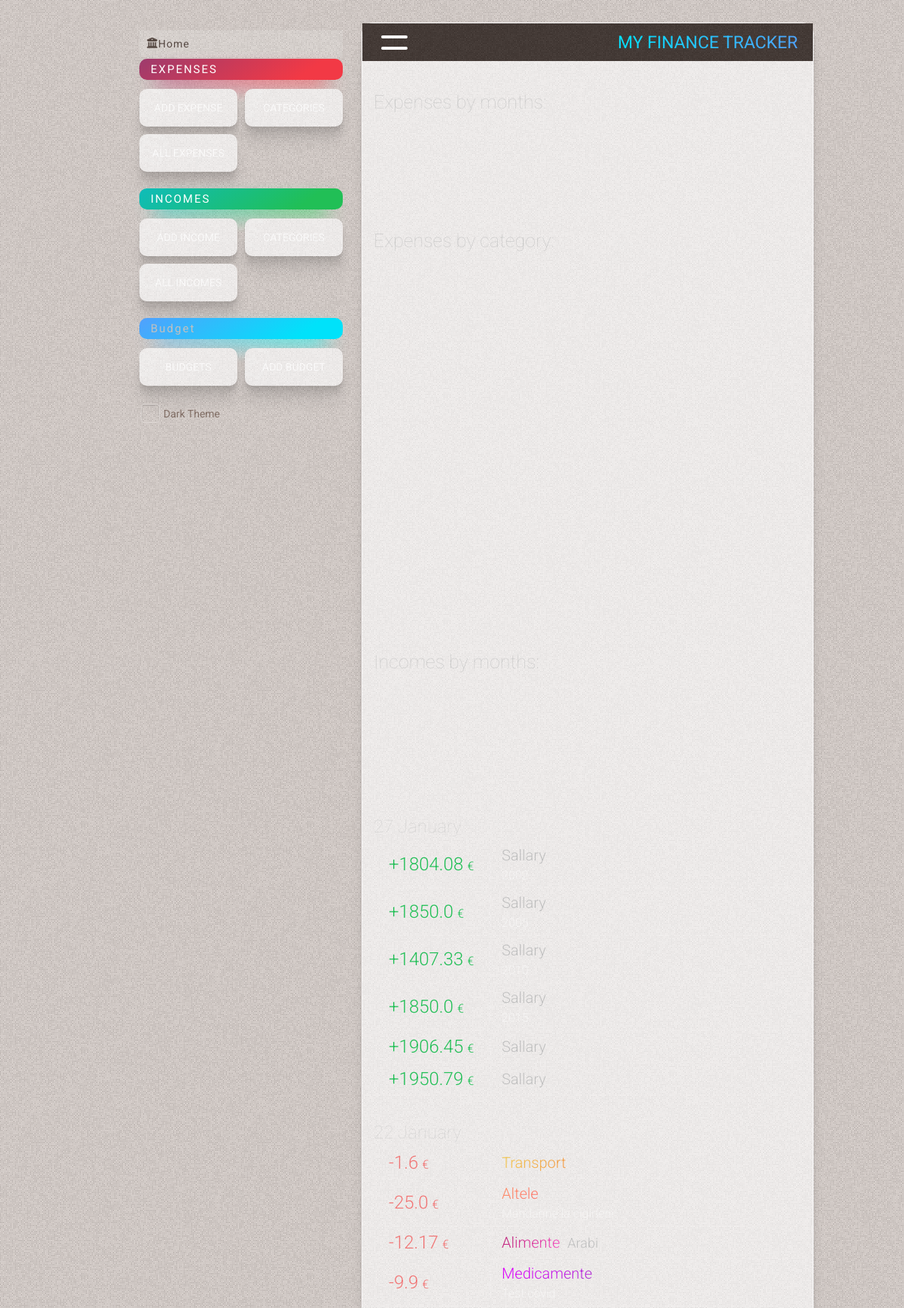
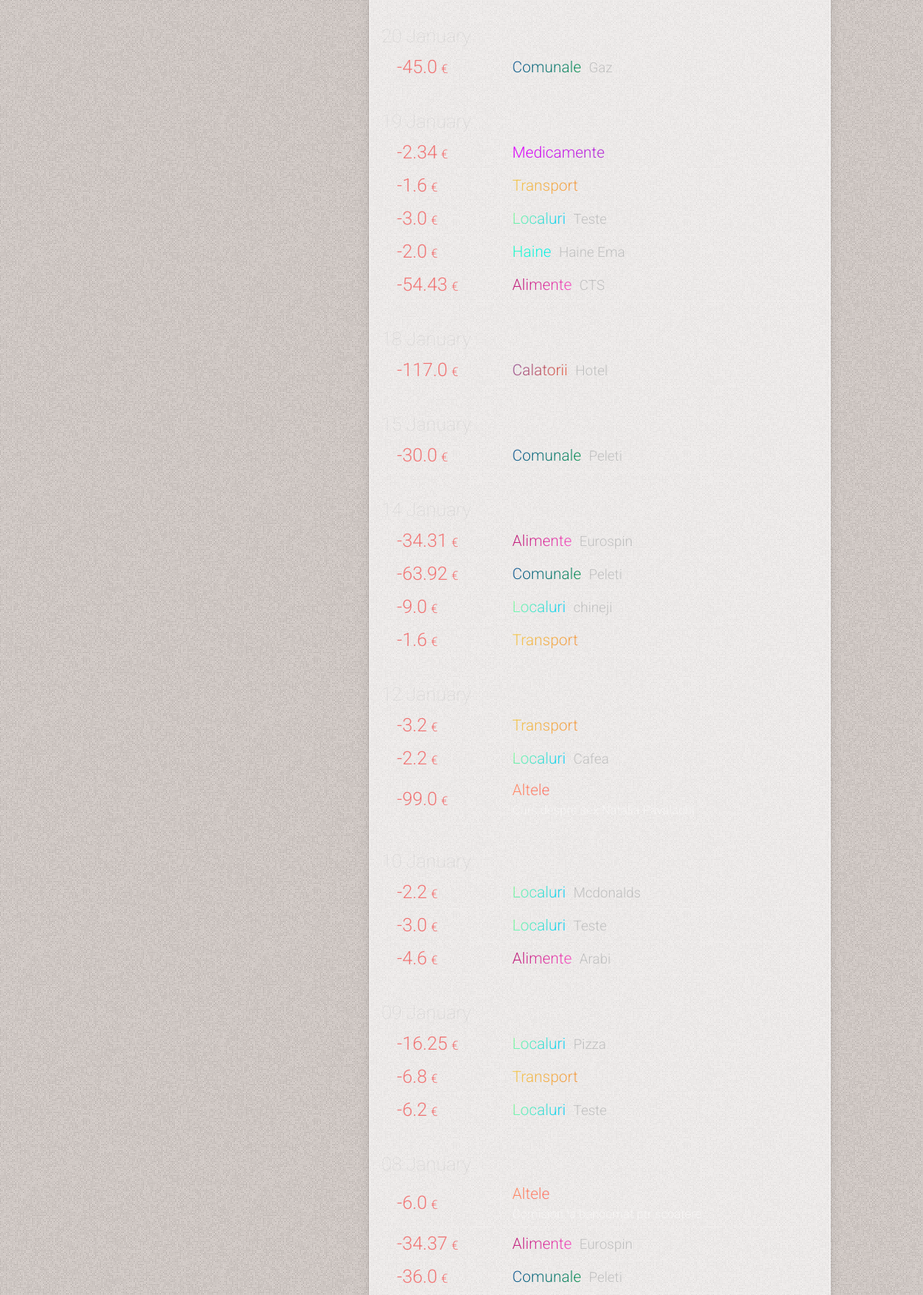
The page / (upper part) on the database its author committed (2 pictures, top to bottom).
### tables this page shows
CREATE TABLE expenses
(
    id          INTEGER PRIMARY KEY AUTOINCREMENT,
    date        TIMESTAMP NOT NULL DEFAULT CURRENT_TIMESTAMP,
    sum         REAL      NOT NULL,
    category    INTEGER   NOT NULL,
    subcategory INTEGER   NOT NULL,
    comment     TEXT

);

CREATE TABLE categories
(
    id    INTEGER PRIMARY KEY AUTOINCREMENT,
    name  TEXT NOT NULL,
    color TEXT,
    state TEXT DEFAULT false
);

CREATE TABLE subcategories
(
    id          INTEGER PRIMARY KEY AUTOINCREMENT,
    name        TEXT    NOT NULL,
    category_id INTEGER NOT NULL,
    state       TEXT DEFAULT false

);

### app.py (the view)
@app.route('/')
def index():
    conn = get_db_connection()
    this_month_transactions = conn.execute(
        "SELECT expenses.id, "
        "strftime('%Y', date) as year, "
        "strftime('%m', date) as month, "
        "strftime('%d', date) as day, "
        "categories.name as category, "
        "categories.color as color, "
        "subcategories.name as subcategory, "
        "sum, "
        "comment "
        "FROM expenses "
        "LEFT JOIN categories on categories.id = expenses.category "
        "LEFT JOIN subcategories on subcategories.id = expenses.subcategory "
        "WHERE strftime('%Y', date) = strftime('%Y', date('now')) AND strftime('%m', date) = strftime('%m', date('now')) "

        "UNION ALL "
        "SELECT incomes.id, "
        "strftime('%Y', date) as year, "
        "strftime('%m', date) as month, "
        "strftime('%d', date) as day, "
        "categories_income.name as category, "
        "NULL as color, "
        "NULL as subcategory, "
        "amount, "
        "comment "
        "FROM incomes "
        "LEFT JOIN categories_income on categories_income.id = incomes.category "
        # "LEFT JOIN subcategories on subcategories.id = incomes.subcategory "
        "WHERE strftime('%Y', date) = strftime('%Y', date('now')) AND strftime('%m', date) = strftime('%m', date('now')) "
        "ORDER BY day DESC "
    ).fetchall()
    sum_months = conn.execute(
        "SELECT "
        "sum, strftime('%m', date) as month, strftime('%Y', date) as year "
        "FROM expenses "
    ).fetchall()
    sum_months_income = conn.execute(
        "SELECT "
        "amount, strftime('%m', date) as month, strftime('%Y', date) as year "
        "FROM incomes "
    ).fetchall()
    budgets = conn.execute(
        "SELECT SUM(sum) as su, "
        "categories.name as categor, "
        "budget.amount as amount "
        "FROM  expenses "
        "LEFT JOIN categories on categories.id = expenses.category "
        "LEFT JOIN budget on categories.id = budget.category "
        "WHERE strftime('%m.%Y', date) = strftime('%m.%Y','now') "
        "GROUP BY expenses.category "
        "LIMIT 5"
    ).fetchall()
    this_year = datetime.now().year
    this_month = datetime.now().month
    category_sum_total = conn.execute(
        "SELECT  sum, categories.name as category, strftime('%m', date) as month, strftime('%Y', date) as year "
        "FROM expenses  "
        "LEFT JOIN categories on categories.id = expenses.category "
    ).fetchall()
    conn.close()
    return render_template('index.html', title='My Finance Tracker', gradient='text-gradient-blue',
                           this_month_transactions=this_month_transactions, sum_months=sum_months,
                           sum_months_income=sum_months_income, category_sum_total=category_sum_total,
                           this_year=this_year, this_month=this_month, budgets=budgets)

### app.py (called while the page is built)
def get_db_connection():
    conn = sqlite3.connect('database.db')
    conn.row_factory = sqlite3.Row
    return conn

@app.template_filter('month_name')
def month_name(month_number):
    return calendar.month_name[month_number]

### templates/index.html (shortened to what this page needs)
{% extends 'base.html' %} {% block content %}
	<div class="page_title {{ gradient }}" >
		<button class="side-panel-toggle" ><span class="line1" ></span ><span class="line2" ></span ></button >
		<span >{% block title %} {{ title }} {% endblock %}</span >
	</div >
	<div class="content w-full" >
		<div class="flex flex-col w-full" >
			<div class="mt-10 w-full" >
				<div class="index-months-title subtitle" >Expenses by months:</div >
			</div >
			<div class="mt-10" >
				<div class="subtitle" >Expenses by category:</div >
			</div >
			<div class="mt-10 w-full" >
				<div class="index-months-title subtitle" >Incomes by months:</div >
			</div >
			<div class="cards mt-20 relative" >
				{% for key, list in this_month_transactions|groupby('day')|sort(attribute='0', reverse=True) %}
					<div class="ml-10 cards-day" >{{ key }} {{ this_month|int|month_name }}</div >
					{% for id, year, month, day,  category, color, subcategory, sum, comment in list %}
						<div
								class="card flex items-center relative overflow-hidden flex-wrap {% if not color %} card-income {% endif %}" >
							<div class="flex items-center w-full" >
								<div class="card-info flex flex-1" >
									<div class="flex flex-1" >
										<span class="card-amount flex items-center" >  {{ sum }} <span >&euro;</span > </span >
										<div class="flex flex-col justify-center ml-15" >
											<div class="flex items-center" >
												<span class="{{ color }} card-category" >  {{ category }}  </span >
												{% if (subcategory != '') and (subcategory !=None) %}
													<span class="card-subcategory ml-10" >  {{ subcategory }}  </span >
												{% endif %}
											</div >
											{% if (comment != '') and (comment !=None) %}
												<span class="block mt-5 card-comment" >  {{ comment }} </span >
											{% endif %}
										</div >
									</div >
								</div >
							</div >
						</div >
					{% endfor %}
				{% endfor %}
			</div >
		</div >
	</div >
{% endblock %}

### rows shown on the page
expenses: sum "1.6", name "Transport"
expenses: sum "25.0", name "Altele", comment "Mandarine la cigirleni"
expenses: sum "12.17", name "Alimente", name "Arabi"
expenses: sum "9.9", name "Medicamente", comment "Test covid"
expenses: sum "45.0", name "Comunale", name "Gaz"
expenses: sum "2.34", name "Medicamente"
expenses: sum "1.6", name "Transport"
expenses: sum "3.0", name "Localuri", name "Teste"
expenses: sum "2.0", name "Haine", name "Haine Ema"
expenses: sum "54.43", name "Alimente", name "CTS"
expenses: sum "117.0", name "Calatorii", name "Hotel"
expenses: sum "30.0", name "Comunale", name "Peleti"
expenses: sum "34.31", name "Alimente", name "Eurospin"
expenses: sum "63.92", name "Comunale", name "Peleti"
expenses: sum "9.0", name "Localuri", name "chineji"
expenses: sum "1.6", name "Transport"
expenses: sum "3.2", name "Transport"
expenses: sum "2.2", name "Localuri", name "Cafea"
expenses: sum "99.0", name "Altele", comment "Curs despre sex Natalia Pavalachi"
expenses: sum "2.2", name "Localuri", name "Mcdonalds"
expenses: sum "3.0", name "Localuri", name "Teste"
expenses: sum "4.6", name "Alimente", name "Arabi"
expenses: sum "16.25", name "Localuri", name "Pizza"
expenses: sum "6.8", name "Transport"
expenses: sum "6.2", name "Localuri", name "Teste"
expenses: sum "6.0", name "Altele", comment "Comision la bancomat ptr scoatere"
expenses: sum "34.37", name "Alimente", name "Eurospin"
expenses: sum "36.0", name "Comunale", name "Peleti"

### other values the page prints
{{ title }} "MY FINANCE TRACKER"
{{ key }} "27" "22" "20" "19" "18" "15" "14" "12" "09" "08"
{{ sum }} "1804.08" "1850.0" "1407.33" "1850.0" "1906.45" "1950.79"
{{ category }} "Sallary" "Sallary" "Sallary" "Sallary" "Sallary" "Sallary"
{{ comment }} "2015"
